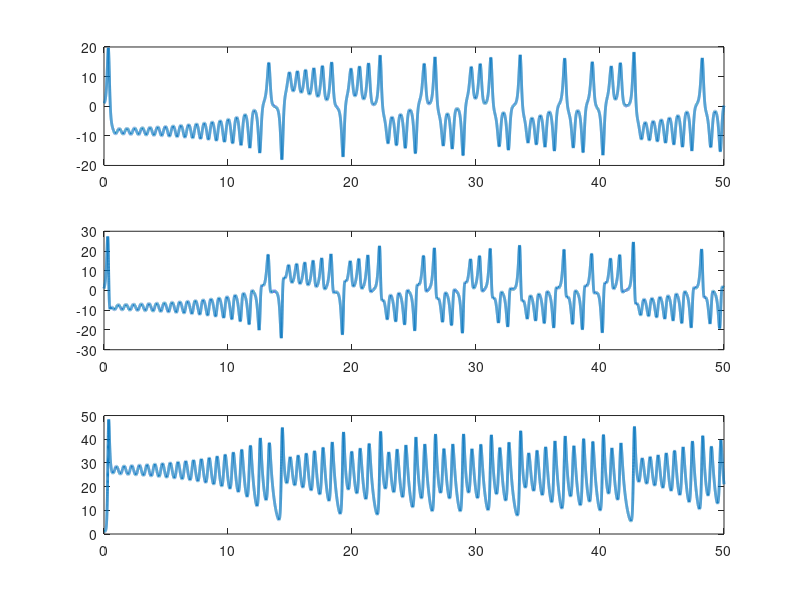
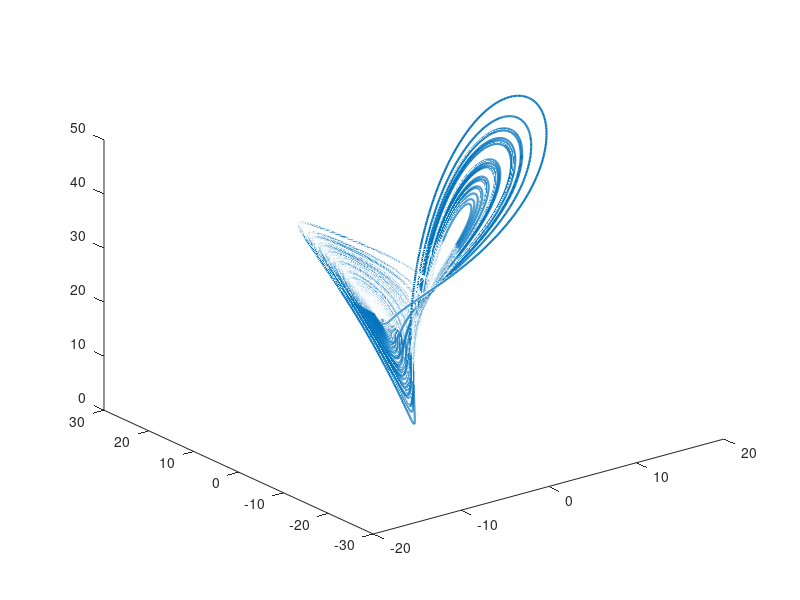

Source code (MATLAB) for these figures, in order:
clear
close all
clc

%% ODE Function

% X(1) = x, X(2) = y, X(3) = z

Sigma = 10;
Rho = 28;
Beta = 8/3;

ODEFun = @(t, X) [ Sigma * (-X(1) + X(2))
                   -X(1) * X(3) + Rho * X(1) - X(2)
                   X(1) * X(2) - Beta * X(3)];



%% ODE Specs
dt = 0.001;
tSpan = [0, 50];
T = tSpan(1) : dt : tSpan(end);

Y0 = ones(3, 1);

%% ODE Solve Main Loop

% X(n + 1) = X(n) + dt * f(x) 
NumSteps = numel(T);
X = zeros(3, NumSteps);
X(:, 1) = Y0;

for i = 1:NumSteps - 1
    X(:, i + 1) = X(:, i) + dt * ODEFun(T(i), X(:, i));
end


%% Plotting

figure(1)
subplot(3, 1, 1)
plot(T, X(1, :), "LineWidth", 2)
subplot(3, 1, 2)
plot(T, X(2, :), "LineWidth", 2)
subplot(3, 1, 3)
plot(T, X(3, :), "LineWidth", 2)


figure(2)
plot3(X(1, :), X(2, :), X(3, :), "LineWidth", 1.5)